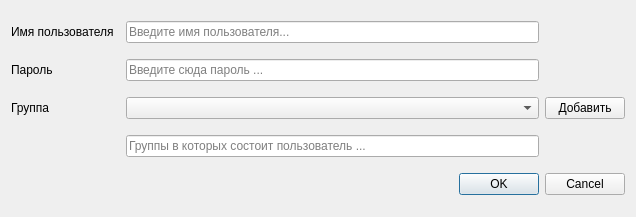
<?xml version="1.0" encoding="UTF-8"?>
<ui version="4.0">
 <class>AddUserDialog</class>
 <widget class="QDialog" name="AddUserDialog">
  <property name="geometry">
   <rect>
    <x>0</x>
    <y>0</y>
    <width>636</width>
    <height>217</height>
   </rect>
  </property>
  <property name="windowTitle">
   <string>Dialog</string>
  </property>
  <layout class="QGridLayout" name="gridLayout">
   <item row="2" column="0">
    <widget class="QLabel" name="label_2">
     <property name="text">
      <string>Группа</string>
     </property>
    </widget>
   </item>
   <item row="1" column="0">
    <widget class="QLabel" name="label_3">
     <property name="text">
      <string>Пароль</string>
     </property>
    </widget>
   </item>
   <item row="0" column="2">
    <widget class="QLineEdit" name="lineEdit">
     <property name="maxLength">
      <number>50</number>
     </property>
     <property name="placeholderText">
      <string>Введите имя пользователя...</string>
     </property>
    </widget>
   </item>
   <item row="4" column="0" colspan="4">
    <widget class="QDialogButtonBox" name="buttonBox">
     <property name="orientation">
      <enum>Qt::Horizontal</enum>
     </property>
     <property name="standardButtons">
      <set>QDialogButtonBox::Cancel|QDialogButtonBox::Ok</set>
     </property>
    </widget>
   </item>
   <item row="2" column="3">
    <widget class="QPushButton" name="pushButton">
     <property name="text">
      <string>Добавить</string>
     </property>
    </widget>
   </item>
   <item row="0" column="0">
    <widget class="QLabel" name="label">
     <property name="text">
      <string>Имя пользователя</string>
     </property>
    </widget>
   </item>
   <item row="3" column="2">
    <widget class="QLineEdit" name="lineEdit_2">
     <property name="maxLength">
      <number>512</number>
     </property>
     <property name="readOnly">
      <bool>true</bool>
     </property>
     <property name="placeholderText">
      <string>Группы в которых состоит пользователь ...</string>
     </property>
    </widget>
   </item>
   <item row="2" column="2">
    <widget class="QComboBox" name="comboBox"/>
   </item>
   <item row="1" column="2">
    <widget class="QLineEdit" name="lineEdit_3">
     <property name="maxLength">
      <number>100</number>
     </property>
     <property name="echoMode">
      <enum>QLineEdit::Password</enum>
     </property>
     <property name="placeholderText">
      <string>Введите сюда пароль ...</string>
     </property>
    </widget>
   </item>
  </layout>
 </widget>
 <resources/>
 <connections>
  <connection>
   <sender>buttonBox</sender>
   <signal>accepted()</signal>
   <receiver>AddUserDialog</receiver>
   <slot>accept()</slot>
   <hints>
    <hint type="sourcelabel">
     <x>248</x>
     <y>254</y>
    </hint>
    <hint type="destinationlabel">
     <x>157</x>
     <y>274</y>
    </hint>
   </hints>
  </connection>
  <connection>
   <sender>buttonBox</sender>
   <signal>rejected()</signal>
   <receiver>AddUserDialog</receiver>
   <slot>reject()</slot>
   <hints>
    <hint type="sourcelabel">
     <x>316</x>
     <y>260</y>
    </hint>
    <hint type="destinationlabel">
     <x>286</x>
     <y>274</y>
    </hint>
   </hints>
  </connection>
 </connections>
</ui>
